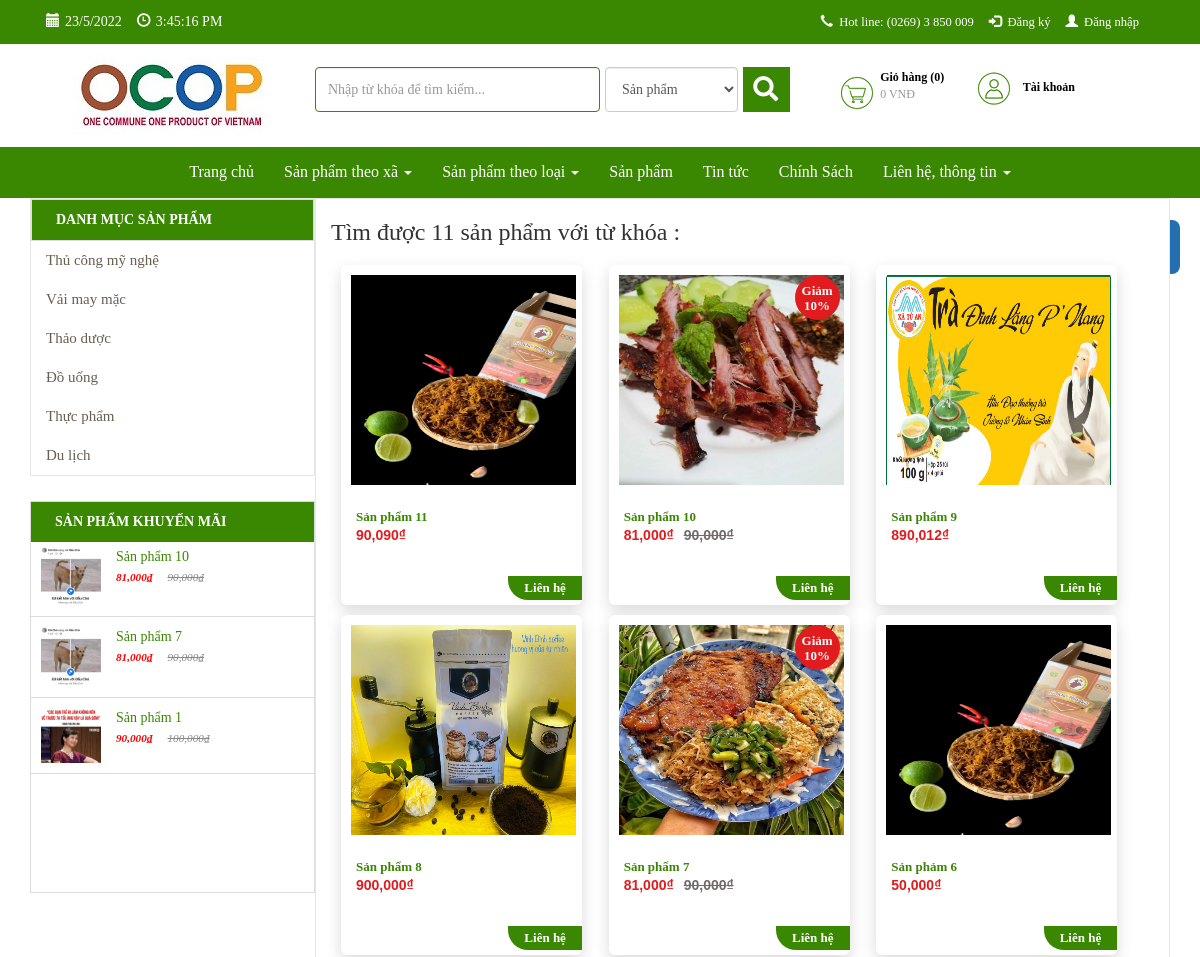
/index.php/search (upper part), run on an earlier commit of the app's database.
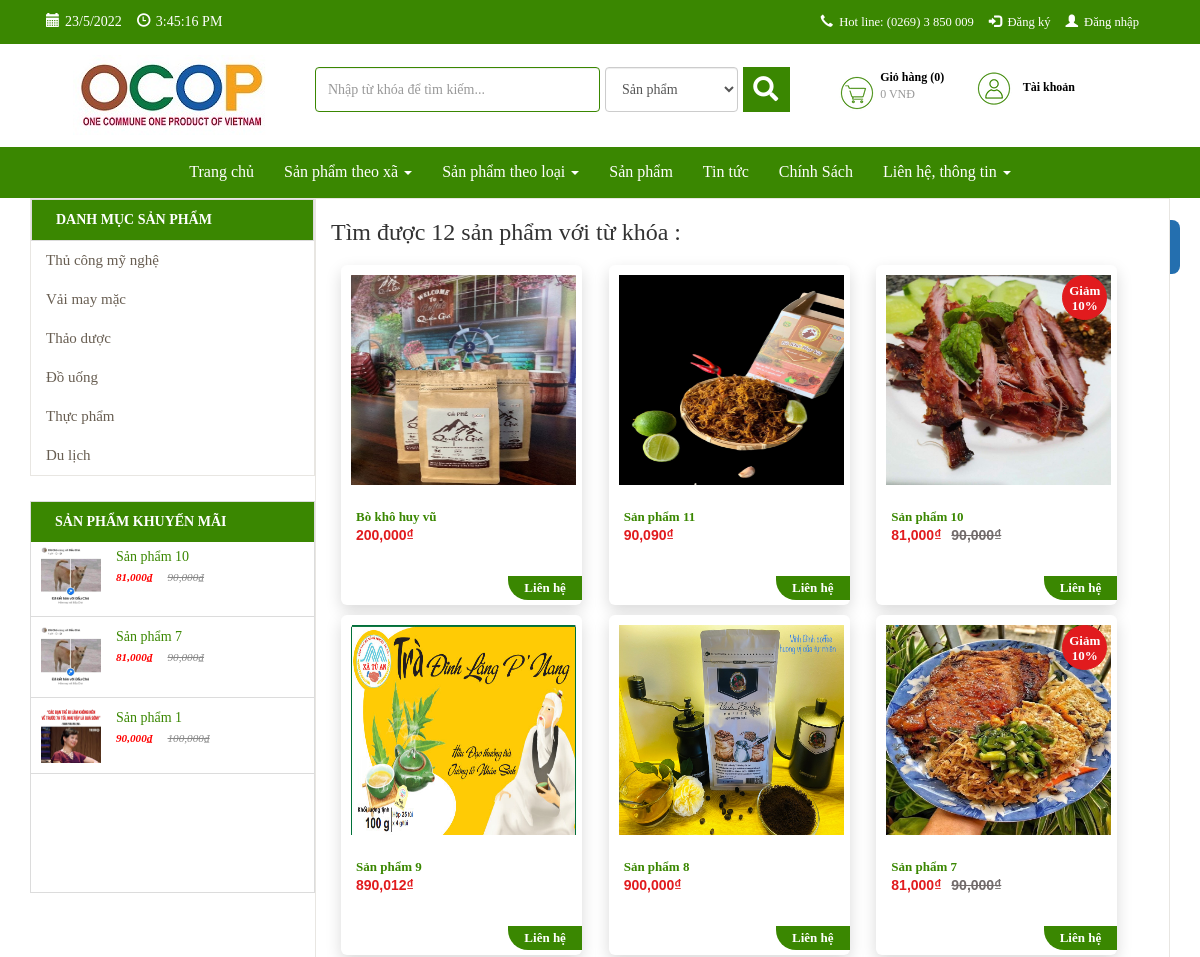
And on a later commit of the database.
### tables this page shows
CREATE TABLE `db_category` (
  `id` int(11) NOT NULL,
  `name` varchar(255) NOT NULL,
  `link` varchar(255) NOT NULL,
  `level` int(2) NOT NULL,
  `parentid` int(11) NOT NULL,
  `orders` varchar(5) DEFAULT NULL,
  `created_at` datetime NOT NULL,
  `created_by` varchar(255) NOT NULL,
  `updated_at` datetime NOT NULL,
  `updated_by` varchar(255) NOT NULL,
  `trash` tinyint(1) NOT NULL DEFAULT 1,
  `status` tinyint(1) NOT NULL DEFAULT 1
);

CREATE TABLE `db_product` (
  `id` int(11) NOT NULL,
  `catid` int(11) NOT NULL,
  `name` varchar(255) NOT NULL,
  `alias` varchar(255) NOT NULL,
  `avatar` varchar(255) NOT NULL,
  `img` varchar(255) NOT NULL,
  `sortDesc` text NOT NULL,
  `detail` text NOT NULL,
  `producer` int(11) NOT NULL,
  `number` int(11) NOT NULL,
  `number_buy` int(11) NOT NULL,
  `sale` int(3) DEFAULT NULL,
  `price` int(11) NOT NULL,
  `price_sale` int(11) NOT NULL,
  `created` datetime NOT NULL,
  `created_by` varchar(100) NOT NULL DEFAULT 'HDL',
  `modified` datetime NOT NULL,
  `modified_by` varchar(100) NOT NULL DEFAULT 'HDL',
  `trash` int(1) NOT NULL DEFAULT 1,
  `status` int(1) NOT NULL DEFAULT 1,
  `userId` int(11) DEFAULT NULL,
  `img2` varchar(255) DEFAULT NULL,
  `img3` varchar(255) DEFAULT NULL,
  `img4` varchar(255) DEFAULT NULL,
  `is_hot` int(11) NOT NULL DEFAULT 0
);

### application/controllers/Search.php (called while the page is built, shortened)
<?php if ( ! defined('BASEPATH')) exit('No direct script access allowed');
class Search extends CI_Controller {
	function __construct() {
		$this->load->model('frontend/Mcontent');
		$this->load->model('frontend/Mcategory');
		$this->load->model("frontend/Mproduct");
		$this->load->model('frontend/Mproducer');
		$this->load->model('backend/Muser');
		$this->data['com']='search';
	}
	public function index(){
		$this->load->library('phantrangsearch');
		$key = $_GET['search'];
		if (!empty($_GET['option'])) {
			$option = $_GET['option'];
		  }
		else{
			$option = 0;
		}
		$sufix = '?search='.str_replace(' ', '+', $key).'&option='.str_replace(' ', '+', $option);
		$limit=12;
		$current=$this->phantrangsearch->PageCurrent();
		$first=$this->phantrangsearch->PageFirst($limit, $current);
		if($option == 0){
			$total = $this->Mproduct->product_search_count($key);
			$this->data['list'] = $this->Mproduct->product_search($key,$limit,$first);
			$this->data['search_name']='sản phẩm';
		}else if ($option == 1){
			$total = $this->Muser->doanhnghiep_search_count($key);
			$this->data['list'] = $this->Muser->doanhnghiep_search($key,$limit,$first);
			$this->data['search_name']='doanh nghiệp';
		}else if($option == 2){
			$total = $this->Mproducer->xa_search_count($key);
			$this->data['list'] = $this->Mproducer->xa_search($key,$limit,$first);
			$this->data['search_name']='địa phương';
		}
		$this->data['title']='OCOP CHƯPƯH - Bạn muốn tìm gì ?';
		$this->data['option'] =$option;
		$this->data['strphantrang']=$this->phantrangsearch->PagePer($total, $current, $limit, $url= 'search',$sufix= $sufix );
		$this->data['view']='index';
		$this->data['count'] = $total;
		$this->data['key'] =$key;
		$this->load->view('frontend/layout',$this->data);
	}
}

### index.php (called while the page is built, shortened)
<?php
require_once BASEPATH.'core/CodeIgniter.php';

### application/models/frontend/Mcategory.php (called while the page is built, shortened)
<?php
class Mcategory extends CI_Model {
    public function __construct()
    {
        $this->table = $this->db->dbprefix('category');
    }
    public function category_menu($parentid)
    {
        $this->db->where('parentid', $parentid);
        $this->db->where('status', 1);
        $this->db->where('trash', 1);
        $this->db->order_by('orders asc, updated_at desc');
        $query = $this->db->get($this->table);
        return $query->result_array();
    }
}

### application/models/frontend/Mproduct.php (called while the page is built, shortened)
<?php
class Mproduct extends CI_Model {
    public function __construct()
    {
        $this->table = $this->db->dbprefix('product');
    }
    public function product_sale($limit)
    {
        $this->db->where('status', 1);
        $this->db->where('trash', 1);
        $this->db->limit($limit);
        $this->db->order_by('sale', 'desc');
        $this->db->order_by('modified', 'desc');
        $query = $this->db->get($this->table);
        return $query->result_array();
    }
    public function product_search($name,$limit,$first){
        $this->db->like('name', $name);
        $this->db->where('trash', 1);
        $this->db->order_by('created', 'desc');
        $query = $this->db->get($this->table,$limit,$first);
        return $query->result_array();
    }
    public function product_search_count($name){
        $this->db->like('name', $name);
        $this->db->where('status', 1);
        $this->db->where('trash', 1);
        $this->db->order_by('created', 'desc');
        $query = $this->db->get($this->table);
        return count($query->result_array());
    }
}

### application/models/backend/Muser.php (called while the page is built, shortened)
<?php if ( ! defined('BASEPATH')) exit('No direct script access allowed');
class Muser extends CI_Model {
	public function __construct(){
        $this->table = $this->db->dbprefix('user');
    }
    function user_detail_id_fg($id){
        $this->db->where('id', $id);
        $this->db->where('status', 1);
        $this->db->where('trash', 1);
        $query = $this->db->get($this->table);
        return $query->row_array();
    }
}

### application/views/frontend/components/search/index.php (the view, shortened to what the changed rows need)
<section id="product-all" class="collection">
	<div class="slider">
		<div class="container">
			<div class="col-xs-12 col-sm-12 col-md-3 col-lg-3">
				<div class="col-xs-12 col-sm-12 col-md-12 col-lg-12 list-menu pull-left">
					<?php $this->load->view('frontend/modules/category'); ?>
				</div>
				<?php $this->load->view('frontend/modules/product-sale'); ?>
			</div>
			<div class="col-xs-12 col-sm-12 col-md-9 col-lg-9 product-content">
				<div class="product-wrap">
					<div class="collection__title">
						<?php
						echo '<h3>Tìm được ' . $count . ' ' . $search_name . ' với từ khóa : <span style="color: red;">' . $key . '</span></h3>';
						?>
						<div class="collection-filter" id="list-product">
							<div class="category-products clearfix">
								<div class="products-grid clearfix">
									<?php if (count($list) == 0) : ?>
										<p>Không có sản phẩm !</p>
									<?php else : ?>
										<?php if ($option == 0) : ?>
											<?php foreach ($list as $sp) : ?>
												<div class="col-md-4 col-lg-4 col-xs-6 col-6 detail-box">
													<div class="product-lt">
														<div class="lt-product-search-image">
															<a href="<?php echo $sp['alias'] ?>" title="<?php echo $sp['name'] ?>">
																<img width="225" height="210" class="img-t" src="public/images/products/<?php echo $sp['avatar'] ?>" alt="">
															</a>
															<?php if ($sp['sale'] > 0) : ?>
																<div class="giam-percent">
																	<span class="text-giam-percent">Giảm <?php echo $sp['sale'] ?>%</span>
																</div>
															<?php endif; ?>
														</div>
														<div class="lt-product-group-info" style="text-align:left">
															<a href="<?php echo $sp['alias'] ?>" title="<?php echo $sp['name'] ?>">
																<h3><?php echo $sp['name'] ?></h3>
															</a>
															<div class="price-box">
																<?php if ($sp['sale'] > 0) : ?>
																	<p class="old-price">
																		<span class="price"><?php echo (number_format($sp['price'])); ?>₫</span>
																	</p>
																	<p class="special-price">
																		<span class="price"><?php echo (number_format($sp['price_sale'])); ?>₫</span>
																	</p>
																<?php else : ?>
																	<p class="old-price">
																		<span class="price" style="color: #fff"><?php echo (number_format($sp['price'])); ?>₫</span>
																	</p>
																	<p class="special-price">
																		<span class="price"><?php echo (number_format($sp['price'])); ?>₫</span>
																	</p>
																<?php endif; ?>
																<div class="lienhe">
																	<a href="<?php echo base_url() ?>doanhngiep/detail/<?php $producer = $this->Muser->user_detail_id_fg($sp['userId']);echo $producer['id'] ?>" title="">
																		<h3>Liên hệ</h3>
																	</a>
																</div>
															</div>
														</div>
													</div>
												</div>
											<?php endforeach; ?>
										<?php endif; ?>
								</div>
							<?php endif; ?>
							</div>
						</div>
					</div>
				</div>
			</div>
		</div>
	</div>
</section>

### application/views/frontend/modules/category.php (shortened to what the changed rows need)
<?php
$listcat = $this->Mcategory->category_menu(0);
$html_menu='<ul class="main-ul">';
foreach ($listcat as $menu) {
    $html_menu.='<li>';
    $html_menu.="<a href='san-pham/".$menu['link']." ' title=' ".$menu['name']."'>";
    $html_menu.=$menu['name'];
    $html_menu.='</i>';
    $html_menu.="</a>";
    $html_menu.="</li>";
}
$html_menu.="</ul>";
echo $html_menu;
?>

### application/views/frontend/modules/product-sale.php (shortened to what the changed rows need)
<div class="col-xs-12 col-sm-12 col-md-12 col-lg-12 products-sale-off">
    <div class="widget">
        <div class="panel-left-body">
            <?php
                $list = $this->Mproduct->product_sale('4');
                $html_menu='<div id="post-list-footer" class="sidebar_menu">';
                foreach ($list as $menu) {
                    if($menu['sale'] > 0){
                        $html_menu.="<div class = 'spost clearfix'>";
                            $html_menu.="<div class='entry-image'>";
                                $html_menu.="<a href=".$menu['alias']." title=' ".$menu['name']."'>";
                                    $html_menu.="<img src='public/images/products/".$menu['img']."'>";
                                $html_menu.="</a>";
                            $html_menu.='</div>';
                            $html_menu.='<div class="entry-c" style="width:194px;">';
                                $html_menu.='<div class="entry-title">';
                                    $html_menu.="<a class='ws-nw overflow ellipsis' href=".$menu['alias']." title=' ".$menu['name']."'>";
                                        $html_menu.=$menu['name'];
                                    $html_menu.="</a>";
                                $html_menu.='</div>';
                                $html_menu.='<ul class="entry-meta">';
                                    $html_menu.='<li class="color">';
                                        $html_menu.="<ins>".number_format($menu['price_sale']).'₫'."</ins>";
                                        $html_menu.="<del>".number_format($menu['price']).'₫'."</del>";
                                    $html_menu.='</li>';
                                $html_menu.='</ul>';
                            $html_menu.='</div>';
                        $html_menu.="</div>";
                    }
                }
                $html_menu.="</div>";
            echo $html_menu;
            ?>
        </div>
    </div>
</div>

What changed in the data, as far as the page shows it:
no longer on this page (row unchanged): db_product: avatar (picture), name "Sản phảm 6", price "50,000", shown under "Tìm được 11 sản phẩm với từ khóa :"
added db_product: avatar (picture), name "Bò khô huy vũ", price "200,000", shown under "Tìm được 12 sản phẩm với từ khóa :"
Also different on the page:
$count: "11" → "12"
